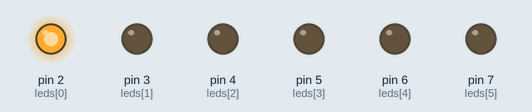
Bench run of a sketch on a simulated Arduino Uno, built with avr-gcc and run on an emulated ATmega328P. Parts: output pins drawn as LEDs (lit = HIGH).

Above: at 0.05 s.
At 0.55 s:
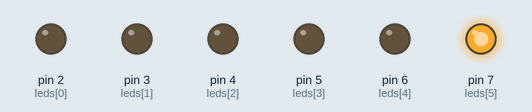
At 0.85 s:
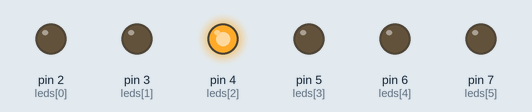
At 1.45 s:
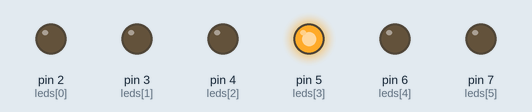
At 2.05 s:
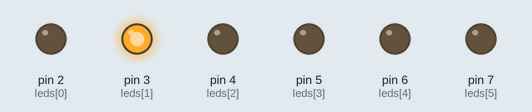
At 2.85 s:
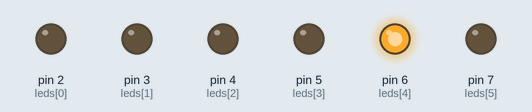
Timing chart, 0 to 3.1 s (numbered marks = the images above):
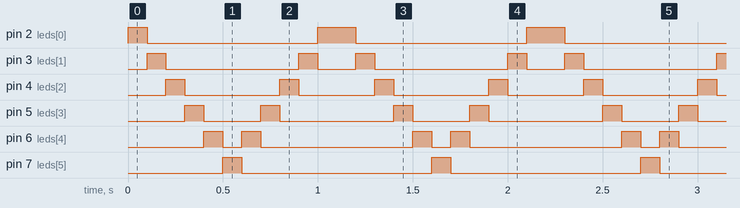

Measured:
- by itself, pin 2 (leds[0]): repeats every 1.1 s: LOW 0.90 s, HIGH 0.20 s
- by itself, pin 3 (leds[1]): repeats every 1.1 s: LOW 0.70 s, HIGH 0.10 s, LOW 0.20 s, HIGH 0.10 s
- by itself, pin 4 (leds[2]): alternates HIGH for 0.10 s and LOW for 0.45 s
- by itself, pin 5 (leds[3]): repeats every 1.1 s: LOW 0.30 s, HIGH 0.10 s, LOW 0.60 s, HIGH 0.10 s
- by itself, pin 6 (leds[4]): repeats every 1.1 s: LOW 0.10 s, HIGH 0.10 s, LOW 0.80 s, HIGH 0.10 s
- by itself, pin 7 (leds[5]): alternates HIGH for 0.10 s and LOW for 1.0 s

The sketch:

Karasimsek-LED.ino
```cpp
int leds[] = {2,3,4,5,6,7}; //LED pinlerinin sayilarini bir dizide tuttuk

void setup() {

  for(int i = 0; i < 6; i++){ //LED'lerin pinlerini cikis olarak ayarladik
    pinMode(leds[i],OUTPUT);
  }

}

void loop() {
  for(int i = 0; i < 6; i++){ // En bastakinden en son pine kadar yak ve aralarda 1 saniye(100 ms) bekle
    digitalWrite(leds[i],HIGH);
    delay(100);
    digitalWrite(leds[i],LOW);
  }

  for(int i = 5; i--; i > -1){ // En sondakinden ilk pine kadar yak ve aralarda 1 saniye(100 ms) bekle
    digitalWrite(leds[i],HIGH);
    delay(100);
    digitalWrite(leds[i],LOW);
  }
}
```
